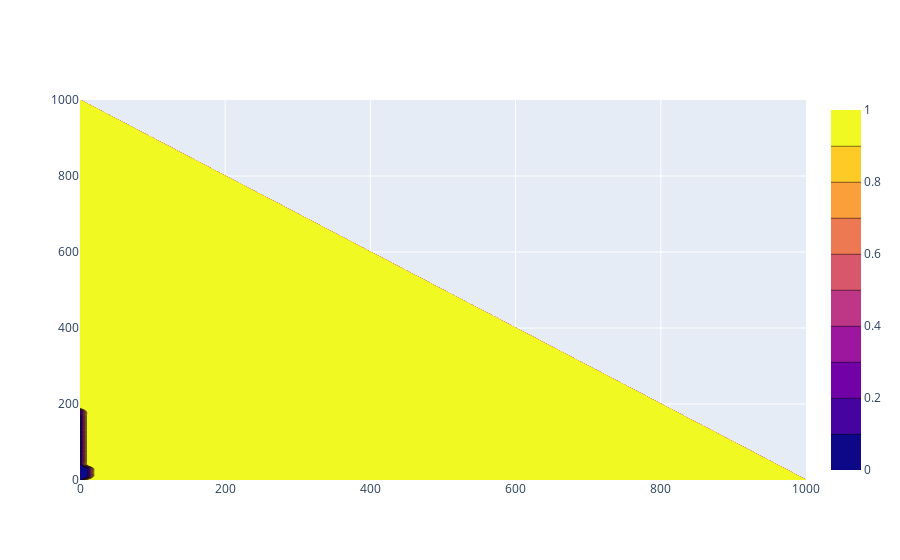

Write notebook code for a chart like this one.
### Code cell
fig = go.Figure(data =
    go.Contour(
        z=af,
        x=S,
        y=I
    ))
fig.show()
